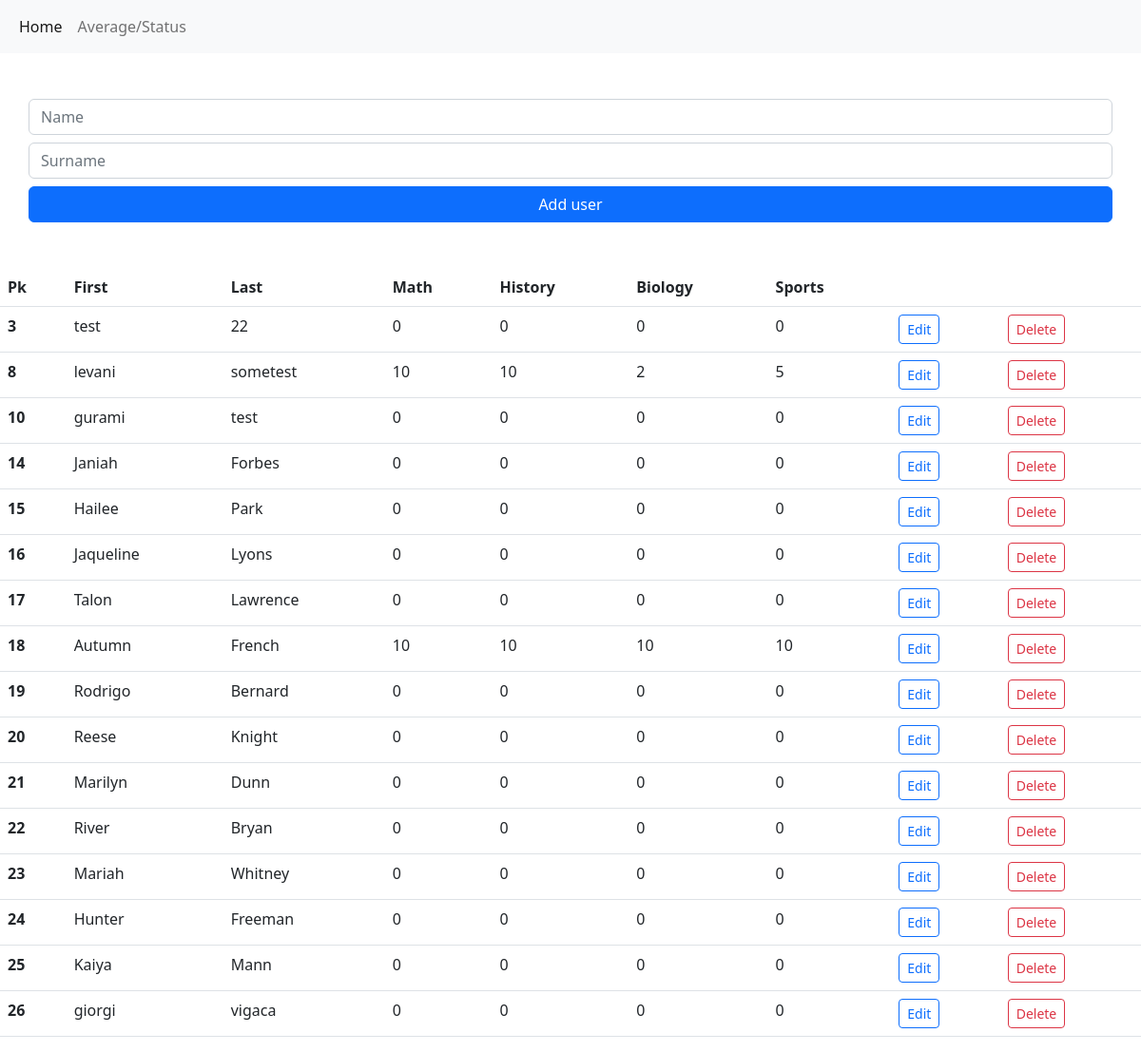
The page / on the database its author committed.
### tables this page shows
CREATE TABLE students(
                       student_id INTEGER PRIMARY KEY AUTOINCREMENT,
                       first_name TEXT,
                       last_name TEXT,
                       math INTEGER DEFAULT 0,
                       history INTEGER DEFAULT 0,
                       biology INTEGER DEFAULT 0,
                       sports INTEGER DEFAULT 0);

### app.py (the view)
@app.route('/')
def index():
    data = db.query()
    print(data) # ცოტახანი იყოს აქ დიბაგინგისთვის
    return render_template('index.html', data = data)

### models/model.py (called while the page is built)
    def query(self):
        self.c.execute(f'SELECT * FROM {self.student_tb_name}')
        return self.c.fetchall()

### templates/index.html (shortened to what this page needs)
{% extends "main.html" %}
    {% block content %}
    <table class="table">
        <thead>
          <tr>
            <th scope="col">Pk</th>
            <th scope="col">First</th>
            <th scope="col">Last</th>
            <th scope="col">Math</th>
            <th scope="col">History</th>
            <th scope="col">Biology</th>
            <th scope="col">Sports</th>
            <th scope="col"></th>
            <th scope="col"></th>
          </tr>
        </thead>
        <tbody>
          {% for i in data %}
            <tr>
                <th scope="row">{{ i[0] }}</th>
                <td>{{ i[1] }}</td>
                <td>{{ i[2] }}</td>
                <td>{{ i[3] }}</td>
                <td>{{ i[4] }}</td>
                <td>{{ i[5] }}</td>
                <td>{{ i[6] }}</td>
                <td><form method="POST" action={{ url_for('process') }}>
                    <input class="btn btn-outline-primary btn-sm" type="submit" value="Edit" name="action">
                </form>
                </td>
                <td><form method="POST" action={{ url_for('process') }}>
                  <input class="btn btn-outline-danger btn-sm" type="submit" value="Delete" name="action">
                </form>
                </td>
            </tr>
          {% endfor %}
        </tbody>
      </table>
    {% endblock %}

### templates/main.html (shortened to what this page needs)
<!DOCTYPE html>
<html lang="en">
<head>
    <link href="https://cdn.jsdelivr.net/npm/bootstrap@5.2.0-beta1/dist/css/bootstrap.min.css" rel="stylesheet">
</head>
<body>
    <nav class="navbar navbar-expand-lg bg-light">
      <div class="container-fluid">
        <div class="collapse navbar-collapse" id="navbarNavAltMarkup">
          <div class="navbar-nav">
            <a class="nav-link active" aria-current="page" href={{ url_for('index') }}>Home</a>
            <a class="nav-link" href={{ url_for('average') }}>Average/Status</a>
          </div>
        </div>
      </div>
    </nav>
    <div class="container-sm my-5">
      <form method="POST" action={{ url_for('process') }}>
          <div class="row gy-2 align-self-center">
              <input type="text" class="form-control" name="first_name" placeholder="Name" required>
              <input type="text" class="form-control" name="last_name" placeholder="Surname" required>
              <input type="submit" class="btn btn-primary" name="action" value="Add user">
          </div>
      </form>
    </div>
      {% block content %}
      {% endblock %}
</body>
</html>

### rows shown on the page
students: student_id "3", first_name "test", last_name "22", math "0", history "0", biology "0", sports "0"
students: student_id "8", first_name "levani", last_name "sometest", math "10", history "10", biology "2", sports "5"
students: student_id "10", first_name "gurami", last_name "test", math "0", history "0", biology "0", sports "0"
students: student_id "14", first_name "Janiah", last_name "Forbes", math "0", history "0", biology "0", sports "0"
students: student_id "15", first_name "Hailee", last_name "Park", math "0", history "0", biology "0", sports "0"
students: student_id "16", first_name "Jaqueline", last_name "Lyons", math "0", history "0", biology "0", sports "0"
students: student_id "17", first_name "Talon", last_name "Lawrence", math "0", history "0", biology "0", sports "0"
students: student_id "18", first_name "Autumn", last_name "French", math "10", history "10", biology "10", sports "10"
students: student_id "19", first_name "Rodrigo", last_name "Bernard", math "0", history "0", biology "0", sports "0"
students: student_id "20", first_name "Reese", last_name "Knight", math "0", history "0", biology "0", sports "0"
students: student_id "21", first_name "Marilyn", last_name "Dunn", math "0", history "0", biology "0", sports "0"
students: student_id "22", first_name "River", last_name "Bryan", math "0", history "0", biology "0", sports "0"
students: student_id "23", first_name "Mariah", last_name "Whitney", math "0", history "0", biology "0", sports "0"
students: student_id "24", first_name "Hunter", last_name "Freeman", math "0", history "0", biology "0", sports "0"
students: student_id "25", first_name "Kaiya", last_name "Mann", math "0", history "0", biology "0", sports "0"
students: student_id "26", first_name "giorgi", last_name "vigaca", math "0", history "0", biology "0", sports "0"
